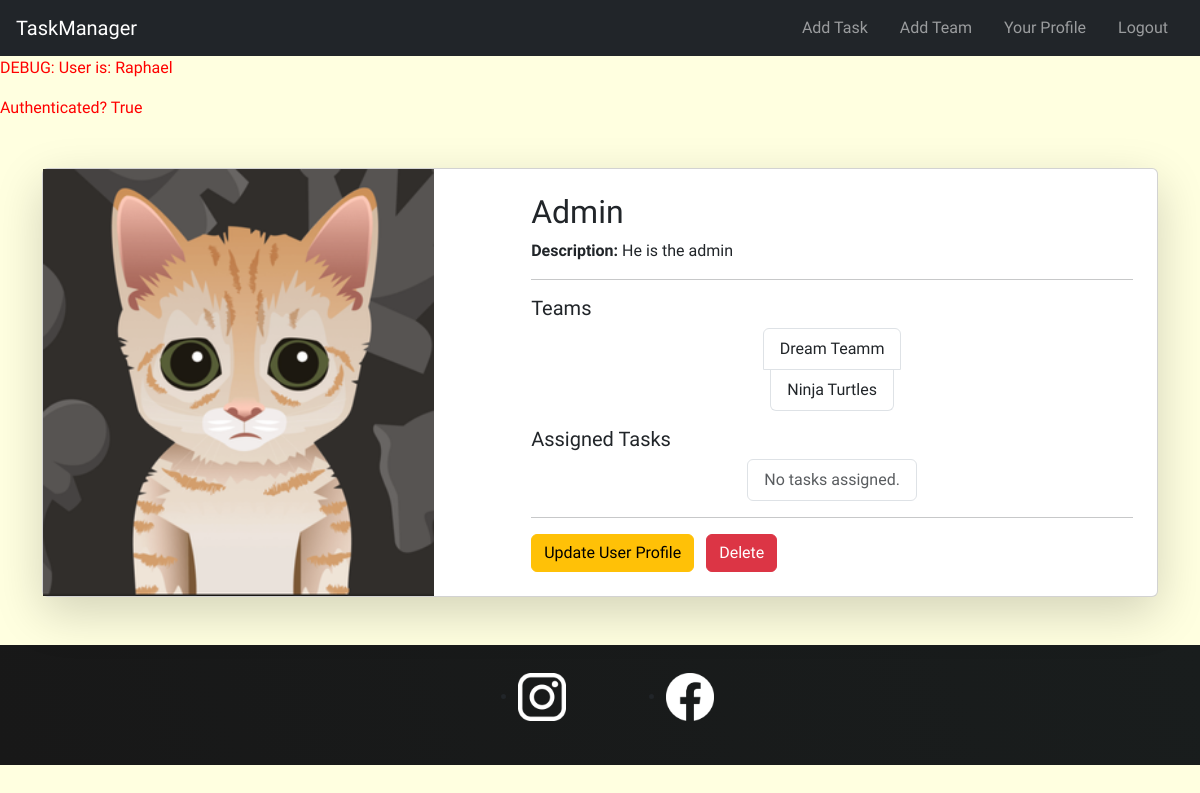
/users/9/ (signed in), run on the app's committed database.
### tasks/models.py (models this page shows, shortened)
class UserProfile(models.Model):
    user = models.OneToOneField(User, on_delete=models.CASCADE)# if we delete user we delete theri profile too
    description = models.TextField(blank=True)
    image = models.ImageField(max_length=500,default="profile_pictures/placeholder.png",upload_to="profile_pictures")

class Team(models.Model): # One user can be a team
    name = models.CharField(max_length=100)
    users = models.ManyToManyField(User, related_name='teams')

### tasks/views.py (the view)
# urls.py: path("users/<int:user_id>/", views.detail_user, name="detail_user"), # ex:  /user/1
@login_required
def detail_user(request, user_id):
    profile = UserProfile.objects.get(pk=user_id)
    context = {
        "profile": profile,
    }
    return render(request, "users/detail.html", context)

### tasks/templates/users/detail.html
{% extends 'base.html' %}
{% block body %}
<main class="container my-5">
    <div class="card shadow-lg">
        <div class="row g-0">
            <div class="col-md-5">
                <img src="{{ profile.image.url }}" alt="User Image" class="img-fluid h-100" style="object-fit: cover;">
            </div>
            <div class="col-md-7 p-4">
                <h2>{{ profile.user.username }}</h2>
                {% if profile.description %}
                <p><strong>Description:</strong> {{ profile.description }}</p>
                {% endif %}
                <hr>
                <h5>Teams</h5>
                <ul class="list-group mb-3">
                    {% for team in profile.user.teams.all %}
                    <li class="list-group-item">{{ team.name }}</li>
                    {% empty %}
                    <li class="list-group-item text-muted">No teams yet.</li>
                    {% endfor %}
                </ul>
                <h5>Assigned Tasks</h5>
                <ul class="list-group">
                    {% for task in profile.user.tasks.all %}
                    <li class="list-group-item">
                        <strong>{{ task.title }}</strong> – {{ task.status }}
                    </li>
                    {% empty %}
                    <li class="list-group-item text-muted">No tasks assigned.</li>
                    {% endfor %}
                </ul>
                <hr>
                <div class="mt-3">
                    <a href="{% url 'task:update_user' profile.id %}" class="btn btn-warning me-2">Update User Profile</a>
                    <a href="{% url 'task:delete_user' profile.id %}" class="btn btn-danger">Delete</a>
                </div>
            </div>
        </div>
    </div>
</main>
{% endblock %}

### tasks/templates/base.html (shortened to what this page needs)
{% load static %}
<!DOCTYPE html>
<html lang="en">
<head>
    <link href="https://cdn.jsdelivr.net/npm/bootstrap@5.3.5/dist/css/bootstrap.min.css" rel="stylesheet"
>
    <link rel="stylesheet" href="{% static 'tasks/styles.css' %}">
</head>
<body>
    <header>
        <nav class="navbar navbar-dark bg-dark">
            <a href="/" class="navbar-brand ms-3">TaskManager</a>
            <div class="navbar-nav flex-row ms-auto me-3">
                {% if user.is_authenticated %}
                    <a class="nav-link px-3" href="{% url 'task:create_task' %}">Add Task</a>
                    <a class="nav-link px-3" href="{% url 'task:create_team' %}">Add Team</a>
                    {% if user.userprofile %}
                        <a class="nav-link px-3" href="{% url 'task:detail_user' request.user.userprofile.id %}">Your Profile</a>
                    {% endif %}
                    <form method="POST" action="{% url 'logout' %}" style="display: inline;">
                        <button type="submit" class="btn btn-link nav-link px-3">
                            Logout
                        </button>
                    </form>
                {% else %}
                    <a class="nav-link px-3" href="{% url 'login' %}">Login</a>
                    <a class="nav-link px-3" href="{% url 'register' %}">Register</a>
                {% endif %}
            </div>
        </nav>
    </header>
    <p style="color: red;">DEBUG: User is: {{ user }}</p>
    <p style="color: red;">Authenticated? {{ user.is_authenticated }}</p>
    {% block body %}
    {% endblock %}
    <footer>
      <ul>
        <li>
          <a href="https://www.instagram.com/">
            <img
              src="/pictures/icons/insta.png"
              alt="Instagram logo link to social media page"
          /></a>
        </li>
        <li>
          <a href="https://www.facebook.com/">
            <img
              src="/pictures/icons/facebook.png"
              alt="Facebook logo link to social media page"
            />
          </a>
        </li>
      </ul>
    </footer>
</body>
</html>

### tasks/static/tasks/styles.css (style rules this page uses)
body { background-color: lightyellow; font-family: "Oswald", sans-serif; }
li { margin: auto; }
footer { background: linear-gradient(70deg, rgb(24, 24, 24), rgb(25, 29, 29)); padding: 1.75rem 0; margin-top: 1rem; }
footer ul { display: flex; justify-content: center; }
footer li { width: 3rem; height: 3rem; margin: 0 3.125rem; }
footer img { width: 100%; height: 100%; }

### data on the page
UserProfile: image (picture), user.username "Admin", description "He is the admin"
Team: name "Dream Teamm"
Team: name "Ninja Turtles"

### other printed values
{{ user }} "Raphael"
{{ user.is_authenticated }} "True"
